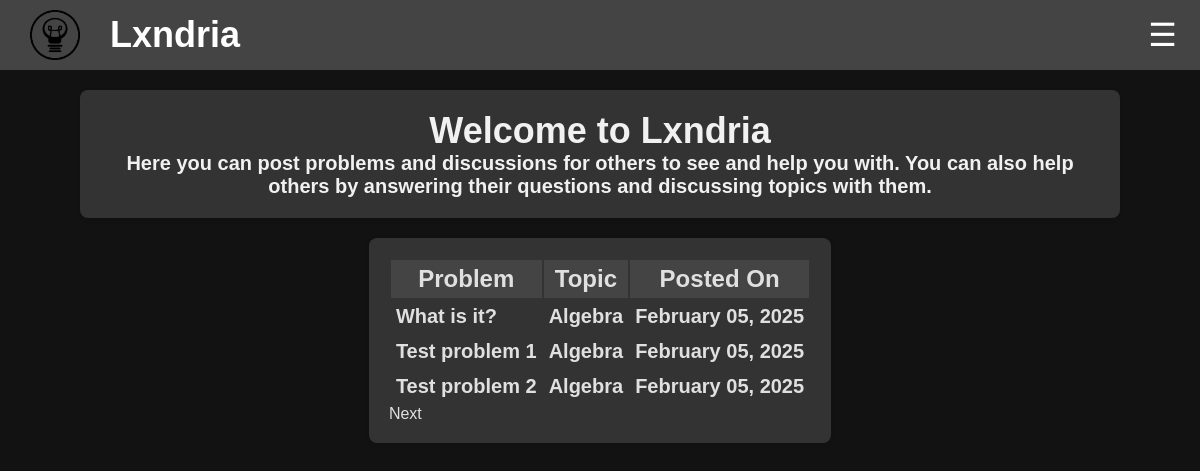
The page / on the database its author committed.
### app/models.py (models this page shows, shortened)
class Problem(db.Model):
    __tablename__ = "problem"
    __table_args__ = {"extend_existing": True}
    id = db.Column(db.Integer, primary_key=True, autoincrement=True)
    title = db.Column(db.String(100), nullable=False)
    topic = db.Column(db.String(30), nullable=False)
    attempts = db.Column(db.Integer, default=0)
    solved = db.Column(db.Integer, default=0)
    created_at = db.Column(db.DateTime, default=datetime.utcnow)
    updated_at = db.Column(db.DateTime, onupdate=datetime.utcnow)
    author = db.Column(db.String(80), db.ForeignKey('user.username'))
    user = db.relationship('User', backref=db.backref('problems', cascade="all, delete-orphan"))
    content = db.Column(db.Text, nullable=False)
    encrypted_answer = db.Column(db.Text, nullable=False)
    __table_args__ = (
        CheckConstraint("topic IN ('Algebra', 'Geometry', 'Number Theory', 'Calculus', 'Logic', 'Classical Mechanics', 'Electricity and Magnetism', 'Computer Science', 'Quantitative Finance', 'Chemistry', 'Probability')", name="valid_topic_check"),
    )
    def __repr__(self):
        return f"<Problem {self.title}>"
    '''@property
    def content(self):
        path = os.getenv('UPLOAD_FOLDER')+f"/{self.author}/Problems/{self.id}.txt"
        with open(path, 'r') as file:
            content = file.read()
        for line in content.split("\n"):
            if "<<Answer: " in line:
                return content.replace(line, "")
    '''
    '''@property
    def encrypted_answer(self):
        path = os.getenv('UPLOAD_FOLDER')+f"/{self.author}/Problems/{self.id}.txt"
        with open(path, 'r') as file:
            content = file.read()
        for line in content.split("\n"):
            if "<<Answer: " in line:
                return line.replace("<<Answer: ", "").replace(">>", "")
    '''

### app/routes/main.py (the view)
@main_bp.route('/')
def index():
    pageNumber = request.args.get('page', default=0, type=int)
    rows = request.args.get('rows', default=10, type=int)
    all_problems = Problem.query.all()
    print(all_problems)
    return render_template('index.html', problems=all_problems, page=pageNumber, row_per_page=rows)

### app/templates/index.html (shortened to what this page needs)
<!DOCTYPE html>
<html>
<head>
  <link rel="stylesheet" href="{{url_for('static', filename='css/banner.css')}}">
  <link rel="stylesheet" href="{{url_for('static', filename='css/homepage.css')}}">
</head>
<header class="banner">
  <div class="logo-container">
    <img src="{{url_for('static', filename='Images/logo.png')}}" alt="Logo" class="logo">
    <span class="site-name"><a href="/">Lxndria</span></div></a>
    <div class="menu-container">
      <button class="menu-button" onclick="toggleMenu()">☰</button>
  </div>
</header>
<body>
   <div class="intro">
        <h1>Welcome to Lxndria</h1>
        <p>Here you can post problems and discussions for others to see and help you with. You can also help others by answering their questions and discussing topics with them.</p>
  </div>
  <div class="table">
    <table>
      <tr>
        <th>Problem</th>
        <th>Topic</th>
        <th>Posted On</th>
      </tr>
      {% for index in range(page*row_per_page, (page+1)*row_per_page) %}
      {% if index >= problems|length %}
        {% set stop=true %}
      {% else %}
        {% set problem = problems[index] %}
      <tr>
        <td><a href="/problem/{{problem.id}}">{{problem.title}}</a></td>
        <td>{{problem.topic}}</td>
        <td>{{problem.created_at.strftime('%B %d, %Y')}}</td>
      </tr>
      {% endif %}
      {% endfor %}
    </table>
    <div class="pagination">
      {% if not stop %}
        <a href="/?page={{page+1}}">Next</a>
      {% endif %}
  </div>
</body>
</html>

### app/static/css/banner.css (style rules this page uses)
body, h1, p { margin: 0; padding: 0; text-decoration: none; color: inherit; font-family: Arial, sans-serif; box-sizing: border-box; background-color: #121212; color: #f1f1f1; ; }
a { text-decoration: none; color: inherit; }
.banner { display: flex; justify-content: space-between; align-items: center; padding: 10px 10px; background-color: #444; color: white; position: sticky; top: 0; z-index: 1000; }
.logo-container { display: flex; align-items: center; }
.logo { width: 50px; height: 50px; margin-left: 20px; margin-right: 30px; }
.site-name { font-size: 2.25rem; font-family: 'Gill Sans', 'Gill Sans MT', Calibri, 'Trebuchet MS', sans-serif; font-weight: bold; }
.menu-container { position: relative; display: inline-block; }
.menu-button { padding: 15px; margin-right: 10px; background-color: #444; color: white; border: none; cursor: pointer; border-radius: 50%; width: 35px; height: 35px; text-align: center; font-size: 2rem; line-height: 1; display: flex; justify-content: center; align-items: center; }

### app/static/css/homepage.css (style rules this page uses)
.intro { max-width: 1000px; margin: 20px auto; padding: 20px; background-color: #333; box-shadow: 0 2px 4px rgba(0, 0, 0, 0.1); border-radius: 8px; color: #e0e0e0; }
.intro h1 { font-size: 2.25rem; font-family: 'Gill Sans', 'Gill Sans MT', Calibri, 'Trebuchet MS', sans-serif; font-weight: bold; text-align: center; background-color: #333; }
.intro p { font-size: 1.25rem; font-family: 'Gill Sans', 'Gill Sans MT', Calibri, 'Trebuchet MS', sans-serif; font-weight: bold; text-align: center; background-color: #333; }
.table { display: table; max-width: 750px; margin: 20px auto; padding: 20px; background-color: #333; box-shadow: 0 2px 4px rgba(0, 0, 0, 0.1); border-radius: 8px; color: #e0e0e0; flex-direction: column; }
.table th { font-size: 1.5rem; padding: 5px; font-family: 'Gill Sans', 'Gill Sans MT', Calibri, 'Trebuchet MS', sans-serif; font-weight: bold; }
.table tr { display: table-row; padding: 5px; border-bottom: 1px solid #e0e0e0; justify-content: space-between; }
.table tr:first-child { background-color: #444; }
.table tr:last-child { border-bottom: none; }
.table td { width :x 250px; font-size: 1.25rem; padding: 5px; font-family: 'Gill Sans', 'Gill Sans MT', Calibri, 'Trebuchet MS', sans-serif; font-weight: bold; }

### rows shown on the page
Problem: title "What is it?", topic "Algebra", created_at "February 05, 2025"
Problem: title "Test problem 1", topic "Algebra", created_at "February 05, 2025"
Problem: title "Test problem 2", topic "Algebra", created_at "February 05, 2025"
